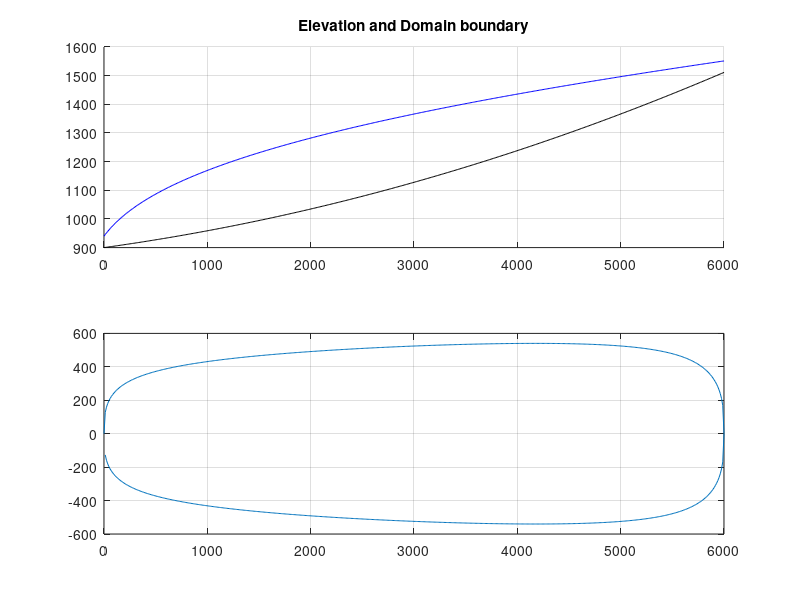

Write MATLAB code to recreate this figure. (Note: this script raises an error after producing the figure.)
function meshes = make_meshes()
% Make GlaDS meshes
%
% meshes = make_meshes()
%
% Dirichlet on front boundary, no-flux on other boundaries. 25 x 100 km
% rectangular domain.
%
% Specify areas with 'maxareas' variable inside function.

% the path of this mfile (used for paths below)
mfiledir = [fileparts(mfilename('fullpath')), '/'];

%% Make domain boundary (not so trivial as box case)
boundary_x_forward = linspace(0, 6e3, 501);
boundary_x_reverse = fliplr(boundary_x_forward);
boundary_x_reverse = boundary_x_reverse(2:end-1);
boundary_x = [boundary_x_forward, boundary_x_reverse];

% Topo helper functions
dz = 900;
min_thick = 40;

surface = @(x, y) 100*(x+200).^(1/4) + 1/60*x - 2e10^(1/4);

pa_bench = 0.05;
eps = 1e-16;
f = @(x, pa) (surface(6e3, 0) - pa*6e3)./(6e3).^2 .* x.^2 + pa*x;
g = @(y) 0.5e-6*abs(y).^3;
h = @(x, pa) (-4.5*x/6e3 + 5);%.*(surface(x,0) - f(x, pa))./(surface(x, 0) - f(x, pa_bench) + eps);
bed_fun = @(x, y, pa) f(x, pa) + g(y).*h(x, pa);

ginv = @(x) (x/0.5e-6).^(1/3);
outline_fun = @(x) real(double(ginv((surface(x, 0) - f(x, pa_bench))./(h(x, pa_bench)))));

upper_outline = outline_fun(boundary_x_forward);
lower_outline = -outline_fun(boundary_x_reverse);
outline = [upper_outline, lower_outline];
boundary_xy = [boundary_x; outline]';


figure
subplot(2, 1, 1)
hold on
surf = surface(boundary_x_forward, 0) + dz + min_thick;
bed = bed_fun(boundary_x_forward, 0, pa_bench) + dz;
title('Elevation and Domain boundary')

grid on

plot(boundary_x_forward, surf, 'Color', 'b');
plot(boundary_x_forward, bed, 'Color', 'k');

subplot(2, 1, 2)
plot(boundary_x, outline)

grid on


print('mountain_glacier_elevation_boundary', '-dpng', '-r600')

bmark = 2*ones(length(outline), 1);
bmark(1) = 1;
bmark(end) = 1;
bmark_edge = 2*ones(length(outline), 1);
bmark_edge(1) = 1;
bmark_edge(end) = 1;

maxareas = [1e3, 1.5e3, 2e3, 2.5e3, 5e3];

% cell array holding all the meshes
meshes = {};
for ii=1:length(maxareas)
    meshes{ii} = make_mesh(boundary_xy, bmark, bmark_edge, maxareas(ii));
    figure;
    ax = gca;
    mii = meshes{ii};
    meshtri = mii.tri;
    mesh_plot_tri(ax, meshtri, 1)
    xlim([0, 6e3])
    ylim([-1e3, 1e3])
    title(sprintf('Mesh with %d nodes', meshtri.n_nodes))
    print(sprintf('mountain_glacier_mesh_%03d', ii), '-dpng', '-r600')
end

save([mfiledir, '/valley_mesh.mat'], 'meshes');

